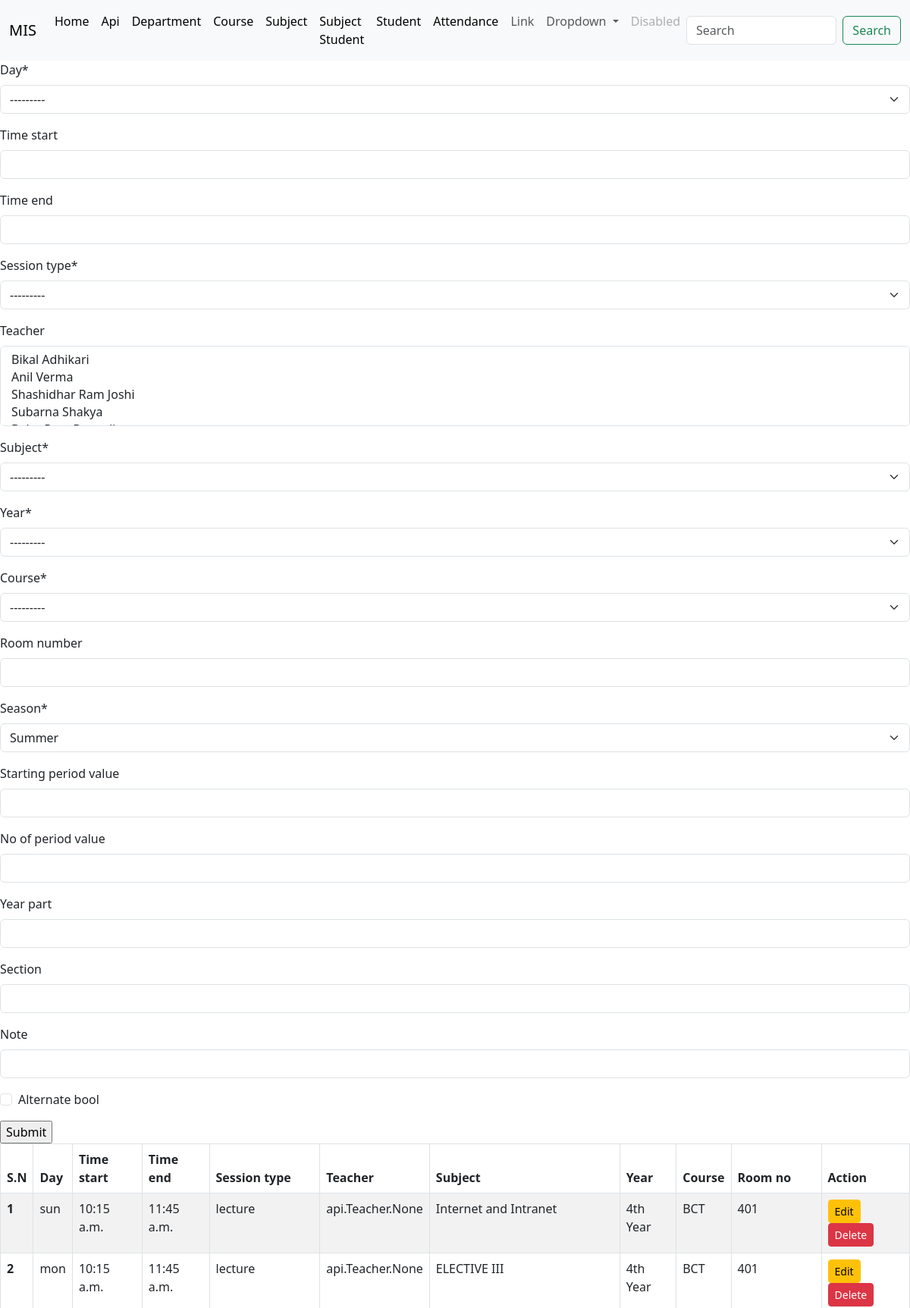
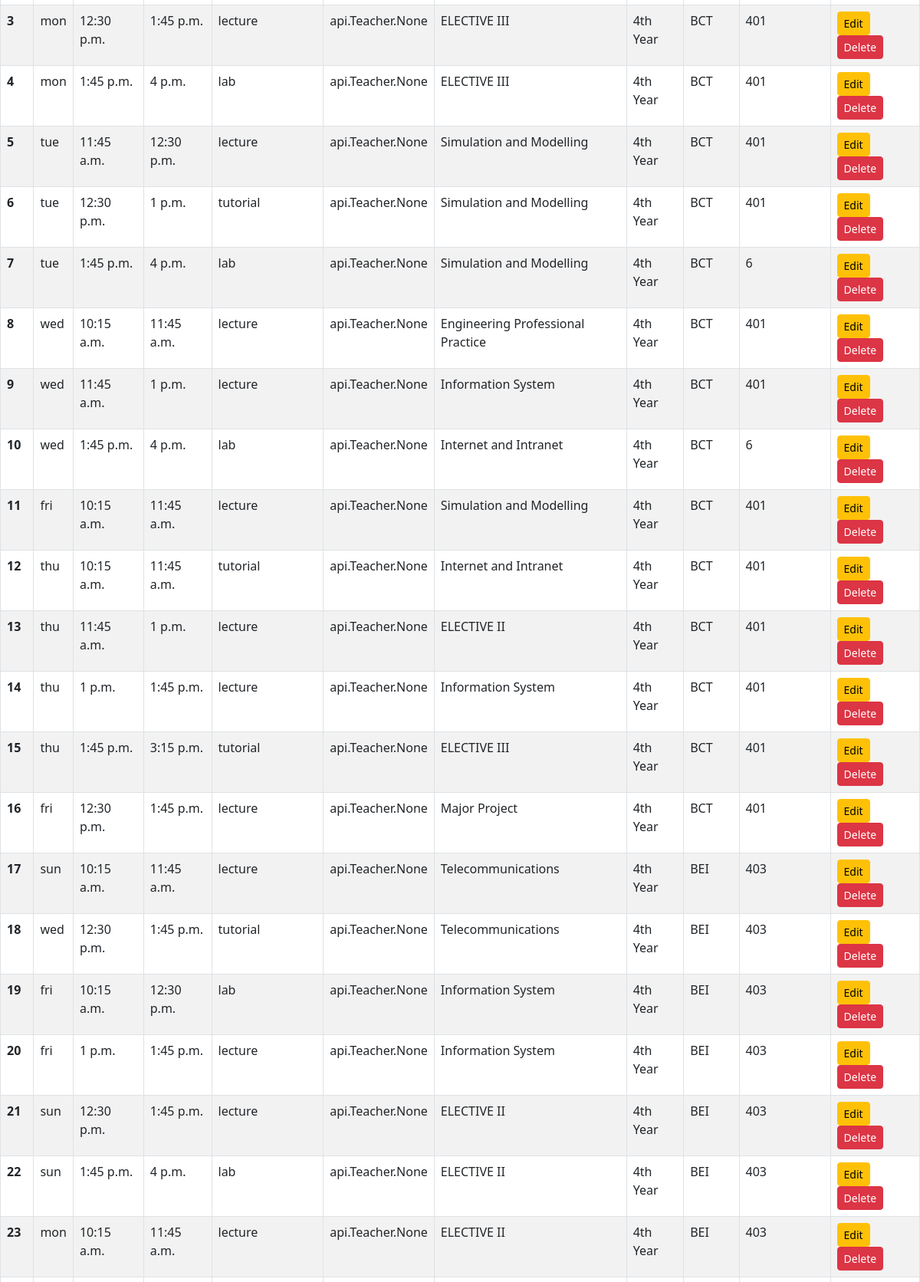
The page /routine (upper part) on the database its author committed (2 pictures, top to bottom).
### api/models.py (models this page shows, shortened)
class Routine(models.Model):
    DAY_CHOICES = [
        ('sun', 'Sunday'),
        ('mon', 'Monday'),
        ('tue', 'Tuesday'),
        ('wed', 'Wednesday'),
        ('thu', 'Thursday'),
        ('fri', 'Friday'),
    ]
    SESSION_CHOICES = [
        ('lecture', 'Lecture'),
        ('lab', 'Lab'),
        ('tutorial', 'Tutorial'),
        ('lecture and tutorial', 'Lecture + Tutorial'),
    ]
    SEASON_CHOICES = [
        ('winter', 'Winter'),
        ('summer', 'Summer'),
    ]
    day = models.CharField(max_length=3, choices=DAY_CHOICES)
    time_start = models.TimeField(blank=True,null=True)
    time_end = models.TimeField(blank=True,null=True)
    session_type = models.CharField(max_length=25, choices=SESSION_CHOICES)
    teacher = models.ManyToManyField(Teacher,blank=True)
    subject = models.ForeignKey(Subject, on_delete=models.CASCADE)
    year = models.ForeignKey(Year, on_delete=models.CASCADE)
    course = models.ForeignKey(Course, on_delete=models.CASCADE)
    room_number = models.CharField(max_length=50,blank=True)
    season=models.CharField(max_length=10, choices=SEASON_CHOICES,default="summer")
    starting_period_value=models.CharField(max_length=10,blank=True)
    no_of_period_value=models.CharField(max_length=10,blank=True)
    year_part=models.CharField(max_length=10,blank=True)
    section=models.CharField(max_length=10,blank=True,null=True)
    note=models.CharField(max_length=10,blank=True,null=True)
    alternate_bool = models.BooleanField(default=False)

class Subject(models.Model):
    name=models.CharField(max_length=100,unique=True)
    def __str__(self):
        return self.name

class Year(models.Model):
    year=models.CharField( max_length=50,choices=(
        ('1st Year','1st Year'),
        ('2nd Year','2nd Year'),
        ('3rd Year','3rd Year'),
        ('4th Year','4th Year'),
        ('Pass out','Pass out'),
        ),unique=True)
    def __str__(self):
        return self.year

class Course(models.Model):
    name=models.CharField(max_length=100)
    def __str__(self):
        return self.name

### Home/views.py (the view, shortened to what this page needs)
# urls.py: path('routine', views.routine,name='routine'),
def routine(request):
    context ={}
    all_routines=Routine.objects.all()
    context={
        'routineform':RoutineForm(),
        'all_routines':all_routines,
    }
    return render(request, "routine.html", context)

### Home/forms.py
class RoutineForm(forms.ModelForm):
    class Meta:
        model = api.Routine
        fields = "__all__"

### api/models.py (called while the page is built)
    def __str__(self):
        return self.name

### templates/routine.html (shortened to what this page needs)
{% extends 'base.html' %}
{%load crispy_forms_tags %}
{% block body %}
<form action = "" method = "post">
    {{routineform |crispy }}
    <input type="submit" value="Submit">
</form>
<div>
<table class="table table-striped table-hover table-bordered">
    <thead>
      <tr>
        <th scope="col">S.N</th>
        <th scope="col">Day</th>
        <th scope="col">Time start</th>
        <th scope="col">Time end</th>
        <th scope="col">Session type</th>
        <th scope="col">Teacher</th>
        <th scope="col">Subject</th>
        <th scope="col">Year</th>
        <th scope="col">Course</th>
        <th scope="col">Room no</th>
        <th scope="col">Action</th>
      </tr>
    </thead>
    <tbody>
        {% for as in all_routines %}
        <tr>
        <th scope="row">{{forloop.counter}}</th>
        <td>{{as.day}}</td>
        <td>{{as.time_start}}</td>
        <td>{{as.time_end}}</td>
        <td>{{as.session_type}}</td>
        <td>{{as.teacher}}</td>
        <td>{{as.subject}}</td>
        <td>{{as.year}}</td>
        <td>{{as.course}}</td>
        <td>{{as.room_number}}</td>
        <td>
            <a href="routine_update/{{as.id}}">
              <button type="button" class="btn btn-sm btn-warning">Edit</button>
          </a>
            <a href="routine_delete/{{as.id}}">
                <button type="button" class="btn btn-sm btn-danger">Delete</button>
            </a>
        </td>
        </tr>
        {% endfor %}
    </tbody>
  </table>
</div>
{% endblock body %}

### rows shown on the page
Routine: day "sun", time_start "10:15 a.m.", time_end "11:45 a.m.", session_type "lecture", teacher "api.Teacher.None", subject "Internet and Intranet", year "4th Year", course "BCT", room_number "401"
Routine: day "mon", time_start "10:15 a.m.", time_end "11:45 a.m.", session_type "lecture", teacher "api.Teacher.None", subject "ELECTIVE III", year "4th Year", course "BCT", room_number "401"
Routine: day "mon", time_start "12:30 p.m.", time_end "1:45 p.m.", session_type "lecture", teacher "api.Teacher.None", subject "ELECTIVE III", year "4th Year", course "BCT", room_number "401"
Routine: day "mon", time_start "1:45 p.m.", time_end "4 p.m.", session_type "lab", teacher "api.Teacher.None", subject "ELECTIVE III", year "4th Year", course "BCT", room_number "401"
Routine: day "tue", time_start "11:45 a.m.", time_end "12:30 p.m.", session_type "lecture", teacher "api.Teacher.None", subject "Simulation and Modelling", year "4th Year", course "BCT", room_number "401"
Routine: day "tue", time_start "12:30 p.m.", time_end "1 p.m.", session_type "tutorial", teacher "api.Teacher.None", subject "Simulation and Modelling", year "4th Year", course "BCT", room_number "401"
Routine: day "tue", time_start "1:45 p.m.", time_end "4 p.m.", session_type "lab", teacher "api.Teacher.None", subject "Simulation and Modelling", year "4th Year", course "BCT", room_number "6"
Routine: day "wed", time_start "10:15 a.m.", time_end "11:45 a.m.", session_type "lecture", teacher "api.Teacher.None", subject "Engineering Professional Practice", year "4th Year", course "BCT", room_number "401"
Routine: day "wed", time_start "11:45 a.m.", time_end "1 p.m.", session_type "lecture", teacher "api.Teacher.None", subject "Information System", year "4th Year", course "BCT", room_number "401"
Routine: day "wed", time_start "1:45 p.m.", time_end "4 p.m.", session_type "lab", teacher "api.Teacher.None", subject "Internet and Intranet", year "4th Year", course "BCT", room_number "6"
Routine: day "fri", time_start "10:15 a.m.", time_end "11:45 a.m.", session_type "lecture", teacher "api.Teacher.None", subject "Simulation and Modelling", year "4th Year", course "BCT", room_number "401"
Routine: day "thu", time_start "10:15 a.m.", time_end "11:45 a.m.", session_type "tutorial", teacher "api.Teacher.None", subject "Internet and Intranet", year "4th Year", course "BCT", room_number "401"
Routine: day "thu", time_start "11:45 a.m.", time_end "1 p.m.", session_type "lecture", teacher "api.Teacher.None", subject "ELECTIVE II", year "4th Year", course "BCT", room_number "401"
Routine: day "thu", time_start "1 p.m.", time_end "1:45 p.m.", session_type "lecture", teacher "api.Teacher.None", subject "Information System", year "4th Year", course "BCT", room_number "401"
Routine: day "thu", time_start "1:45 p.m.", time_end "3:15 p.m.", session_type "tutorial", teacher "api.Teacher.None", subject "ELECTIVE III", year "4th Year", course "BCT", room_number "401"
Routine: day "fri", time_start "12:30 p.m.", time_end "1:45 p.m.", session_type "lecture", teacher "api.Teacher.None", subject "Major Project", year "4th Year", course "BCT", room_number "401"
Routine: day "sun", time_start "10:15 a.m.", time_end "11:45 a.m.", session_type "lecture", teacher "api.Teacher.None", subject "Telecommunications", year "4th Year", course "BEI", room_number "403"
Routine: day "wed", time_start "12:30 p.m.", time_end "1:45 p.m.", session_type "tutorial", teacher "api.Teacher.None", subject "Telecommunications", year "4th Year", course "BEI", room_number "403"
Routine: day "fri", time_start "10:15 a.m.", time_end "12:30 p.m.", session_type "lab", teacher "api.Teacher.None", subject "Information System", year "4th Year", course "BEI", room_number "403"
Routine: day "fri", time_start "1 p.m.", time_end "1:45 p.m.", session_type "lecture", teacher "api.Teacher.None", subject "Information System", year "4th Year", course "BEI", room_number "403"
Routine: day "sun", time_start "12:30 p.m.", time_end "1:45 p.m.", session_type "lecture", teacher "api.Teacher.None", subject "ELECTIVE II", year "4th Year", course "BEI", room_number "403"
Routine: day "sun", time_start "1:45 p.m.", time_end "4 p.m.", session_type "lab", teacher "api.Teacher.None", subject "ELECTIVE II", year "4th Year", course "BEI", room_number "403"
Routine: day "mon", time_start "10:15 a.m.", time_end "11:45 a.m.", session_type "lecture", teacher "api.Teacher.None", subject "ELECTIVE II", year "4th Year", course "BEI", room_number "403"
